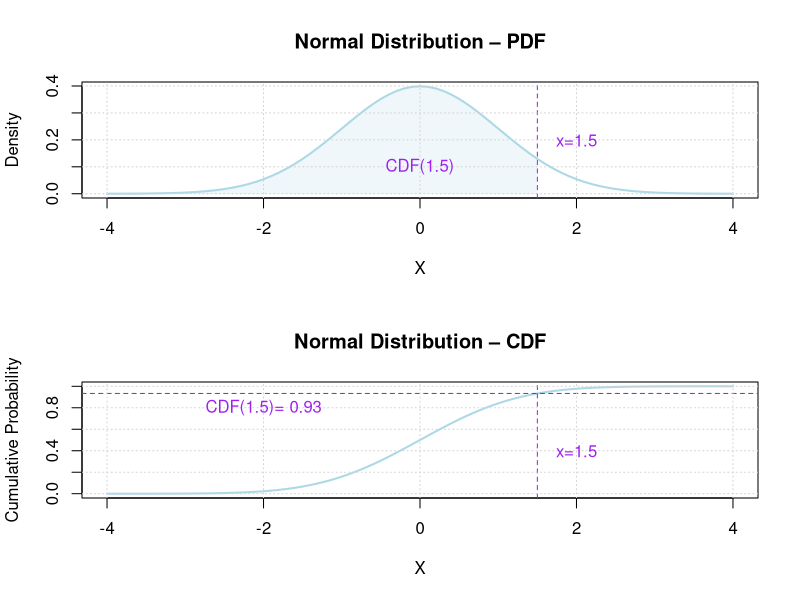

Recreate this plot in R.
# PDF and CDF of normal distribution


# Set the mean and standard deviation of the normal distribution
mean_value <- 0
sd_value <- 1

# Define transparent fill color
red <- 173
green <- 216
blue <- 230
alpha <- 50
lightblue_trans <- rgb(red, green, blue, alpha, maxColorValue=255)

# Generate a sequence of values for the x-axis
x_values <- seq(-4, 4, 0.1)

# Calculate the PDF and CDF values
pdf_values <- dnorm(x_values, mean = mean_value, sd = sd_value)
cdf_values <- pnorm(x_values, mean = mean_value, sd = sd_value)


par(mfrow = c(2, 1))  # Set up a 2x1 grid of plots

# Plot the PDF
plot(x_values, pdf_values, type = 'l', col = 'lightblue', lwd = 2,
     main = 'Normal Distribution – PDF',
     xlab = 'X', ylab = 'Density')

abline(v = 1.5, col = 'purple', lty = 2)  # Add vertical line at x=1.5

# Fill the area under the PDF curve from x=0 to x=1.5
polygon(c(0, x_values[x_values <= 1.5], 1.5), 
        c(0, pdf_values[x_values <= 1.5], 0), 
        col = lightblue_trans, border = NA)

grid()

# Add labeling
text(2, 0.2, "x=1.5", col = "purple")
text(0, 0.1, "CDF(1.5)", col = "purple")


# Plot the CDF
plot(x_values, cdf_values, type = 'l', col = 'lightblue', lwd = 2,
     main = 'Normal Distribution – CDF',
     xlab = 'X', ylab = 'Cumulative Probability')

abline(v = 1.5, col = 'purple', lty = 2)  # Add vertical line at x=1.5
abline(h = pnorm(1.5, mean = mean_value, sd = sd_value), col = 'purple', lty = 2)  # Add horizontal line at CDF(x=1.5)

grid()


# Calculate CDF(x=1.5)
CDF_x_1.5 <- pnorm(1.5, mean = mean_value, sd = sd_value)

# Round the result to two digits after the decimal point
rounded_CDF_x_1.5 <- round(CDF_x_1.5, digits = 2)

# Two strings to be combined
string1 <- "CDF(1.5)="
string2 <- as.character(rounded_CDF_x_1.5)

# Combine the two strings
composed_string <- paste(string1, string2)

# Add labeling
text(2, 0.4, "x=1.5", col = "purple")
text(-2, 0.8, composed_string, col = "purple")

